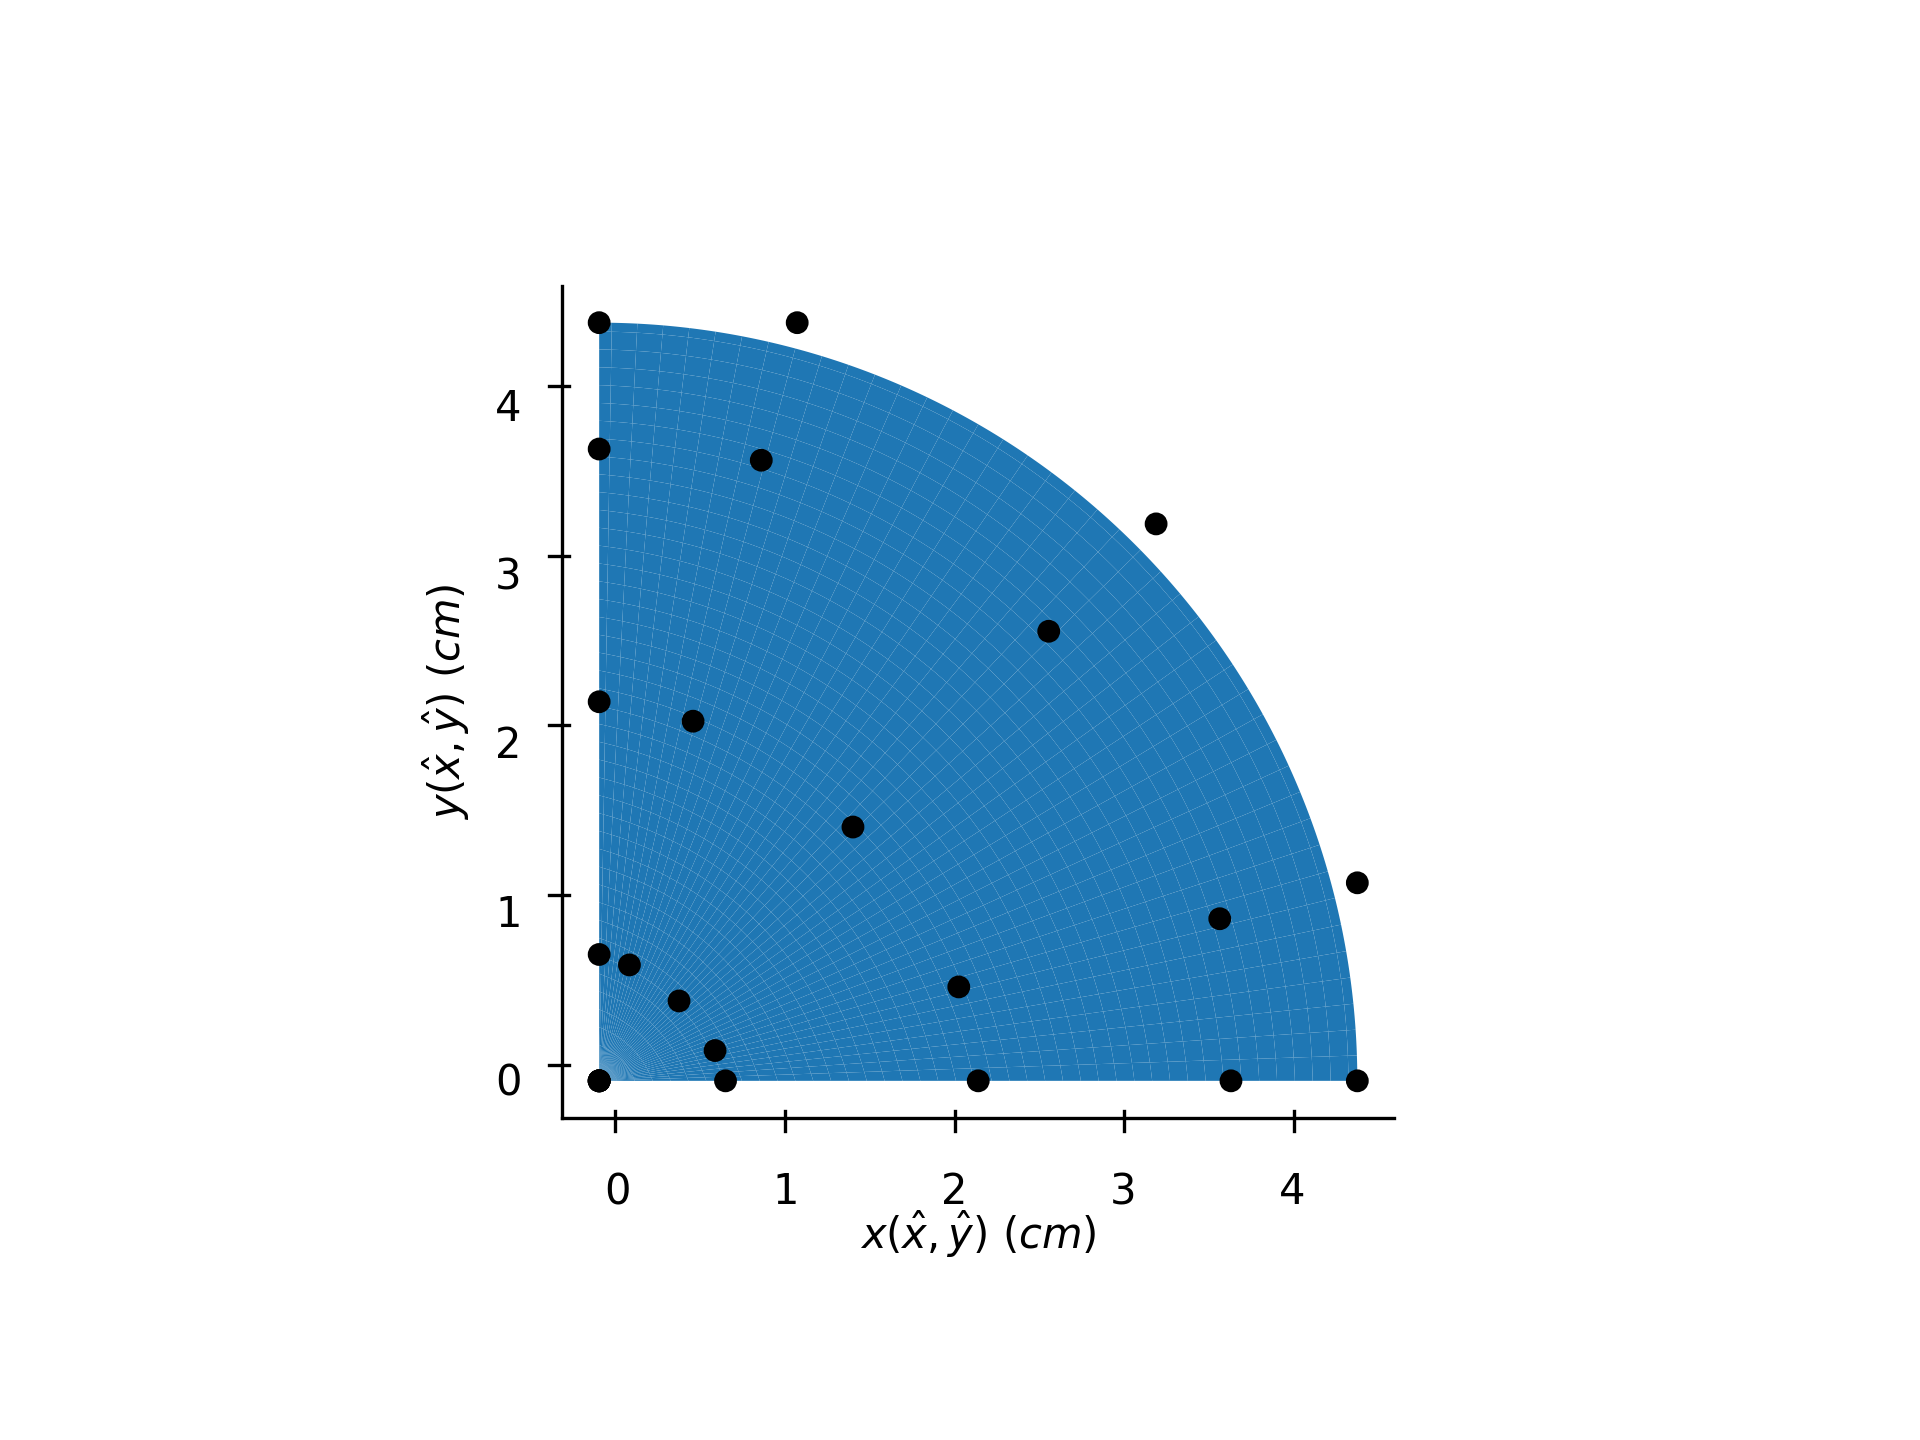

Here is the Python script that generated this plot:
import matplotlib
import matplotlib.pyplot as plt
import numpy as np
import torch as tn
from igakit import cad

from ttnte.assemblers import TTAssembler
from ttnte.iga import IGAMesh
from ttnte.linalg import LinearOperator, eig
from ttnte.xs.benchmarks import pu239

tn.set_default_dtype(tn.float64)
font = {"size": 10}
matplotlib.rc("font", **font)

if __name__ == "__main__":
    # Discretization
    num_ordinates = 1024

    # Get XS data
    xs_server = pu239(num_groups=1)

    # Create NURBS surface
    rc = 4.279960  # Critical radius (cm)
    c0 = cad.circle(radius=rc, angle=np.pi / 2)
    l0 = cad.line(p0=(0, 0), p1=(0, 0))
    patches = {cad.ruled(l0, c0): "Pu-239"}

    # ===========================================
    # Plot initial mesh
    # Create mesh
    mesh = IGAMesh(patches)

    # Refine mesh resolution
    mesh.refine(0, factor=3, degree=2)

    # Connect patches
    mesh.connect()

    # Set reflective boundary conditions
    mesh.set_reflective_condition(("left", "bottom"))

    # Finalize mesh
    mesh.finalize()

    # Plot final mesh
    ax = mesh.plot(meshlines=False)
    plt.tight_layout()
    plt.savefig("quarter_circle.png", dpi=300)

    # ===========================================
    # Plot scalar flux
    mesh = IGAMesh(patches)

    # Refine mesh resolution
    mesh.refine(0, factor=9, degree=3)

    # Connect patches
    mesh.connect()

    # Set reflective boundary conditions
    mesh.set_reflective_condition(("left", "bottom"))

    # Finalize mesh
    mesh.finalize()

    # Create operators in TT format
    assembler = TTAssembler(
        mesh=mesh,
        xs_server=xs_server,
        num_ordinates=num_ordinates,
    )
    assembler.interp_jacobian = False
    assembler.interp_jacobian_det = False
    assembler.interp_boundary_jacobian_det = False
    H, S, F, B_in, B_out = assembler.build(use_tt=True, eps=1e-10)

    # Save TT information
    assembler.save_tt_info("./tt_info.csv")

    # Solve
    k, psi = eig(
        LHS=LinearOperator([H, B_out, -S, -B_in], N=assembler.N, M=assembler.M),
        RHS=LinearOperator([F], N=assembler.N, M=assembler.M),
        tols=1e-8,
        max_iters=500,
        device=0,
        linear_solver_opts={
            "max_iterations": 100,
            "threshold": 1e-10,
            "resets": 10,
        },
    )

    # Compute scalar flux
    phi = (
        assembler.angular_integral(psi)
        .numpy()
        .reshape((xs_server.num_groups, mesh.num_patches, -1))
    )

    # Calculate eigenvalue error
    print("keff error: {} pcm".format((k - 1) * 1e5))

    def evaluate_boundary(patch):
        # Calculate flux in the center
        center_flux = patch.evaluate_single((0, 0))[-1]

        # Evaluate boundary flux
        points = np.ones((2, 400))
        points[0, :] = np.linspace(0, 1, 400)
        points = np.array(patch.evaluate_list(points.copy().T.tolist()))

        # Normalize boundary
        points[:, -1] /= center_flux

        # Convert to angle
        angular_points = np.zeros((points.shape[0], 2))
        angular_points[:, -1] = points[:, -1]
        angular_points[:, 0] = np.arcsin(points[(points[:, 0] >= 0), 1] / rc)
        return angular_points[angular_points[:, 0].argsort()]

    def evaluate_radius(mesh, patch, radius, tol=1e-10):
        # Plot and evaluate boundary flux
        center_flux = patch.evaluate_single((0, 0))[-1]

        # Calculate physical locations
        points = radius * np.ones((2, 400))
        angular_points = np.zeros((2, 400))
        angular_points[0, :] = np.linspace(0, np.pi / 2, 400)
        points[0, :] *= np.cos(angular_points[0, :])
        points[1, :] *= np.sin(angular_points[0, :])

        # Inverse map to the parametric domain
        _, coords = mesh.inverse_map(points, tol=tol)
        pred = np.array(patch.evaluate_list(coords.T.tolist())).T
        angular_points[1, :] = pred[-1, :] / center_flux

        return angular_points

    # Change control points for phi
    mesh.set_phi(phi)
    patch = mesh.patches[0]

    # Plot scalar flux solution at rc
    points = evaluate_boundary(patch)
    print(points[:, 1])
    print(
        np.linalg.norm(points[:, 1] - 0.2926, 2)
        / np.sqrt(np.sum((0.2926 * np.ones(points[:, 1].size)) ** 2))
    )
    plt.clf()
    plt.plot(points[:, 0], points[:, 1])
    plt.hlines(0.2926, 0, np.pi / 2, color="black", linestyles="--")
    plt.legend(["Calculated", "Benchmark Solution"])
    plt.ylabel("$\\phi(r = r_c) / \\phi(r = 0)$")
    plt.xlabel("Polar Angle")
    plt.tight_layout()
    plt.savefig("./r_1.png", dpi=300)

    # Plot scalar flux solution at 0.5rc
    points = evaluate_radius(mesh, patch, radius=0.5 * rc)
    print(
        np.linalg.norm(points[1, :] - 0.8093, 2)
        / np.sqrt(np.sum((0.8093 * np.ones(points[1, :].size)) ** 2))
    )
    plt.clf()
    plt.plot(points[0, :], points[1, :])
    plt.hlines(0.8093, 0, np.pi / 2, color="black", linestyles="--")
    plt.ylabel("$\\phi(r = 0.5r_c) / \\phi(r = 0)$")
    plt.xlabel("Polar Angle")
    plt.legend(["Calculated", "Benchmark Solution"])
    plt.tight_layout()
    plt.savefig("./r_0.5.png", dpi=300)

    # Plot scalar flux
    plt.clf()
    ax = mesh.plot(plot_ctrlpts=False)
    ax.set_zlabel(f"$\\phi_1" + "(\\hat{x}, \\hat{y})$")
    ax.view_init(18, -18, 0)
    plt.tight_layout()
    plt.savefig("./phi_1.png", dpi=300)
